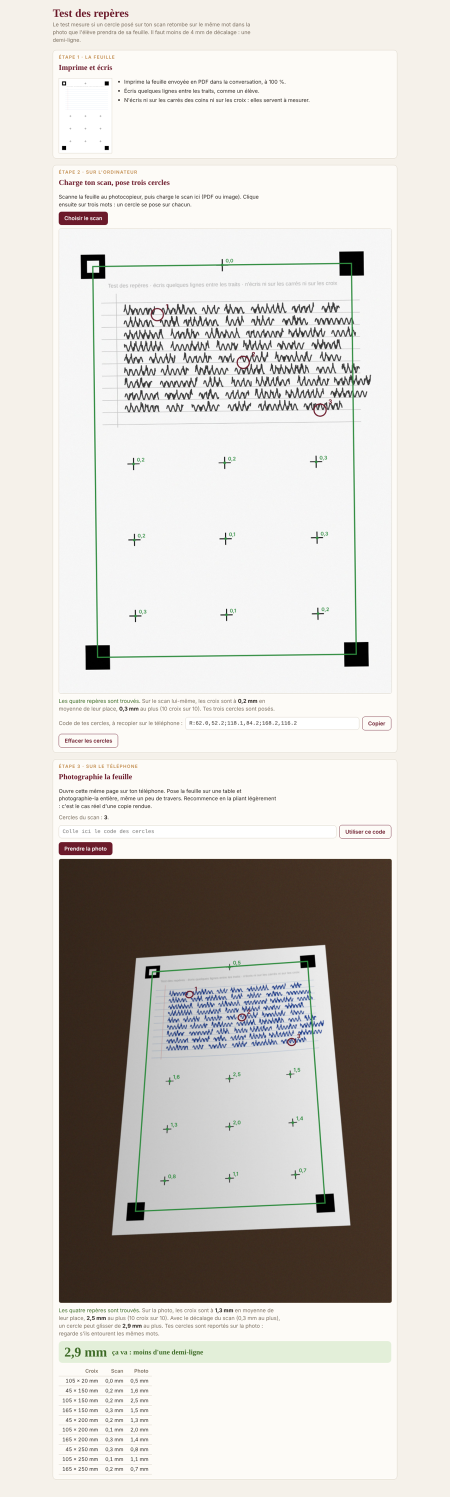
#> input picture MANDATS/REDACTION-UNIVERSELLE/reperes/banc-3-pliee.png, 900 x 2993 px, given in place of feuille.png, which was not available (shown at 1/2 size)
$ python synth.py banc-3-pliee.png
#> lines starting #> are read from the running program, lines starting #| are printed output that depends on the picture; after the words box and inside, x2 and y2 are one past the last pixel; in counts of white or black regions, pixels touching at a corner belong together; pictures that were not available may be replaced by others from this repository, and a replacement may not be noted
# Banc des repères : fabrique, à partir de la feuille imprimée (200 dpi), une feuille écrite, un scan, deux photos de téléphone
# (à plat et pliée), avec la vérité de terrain (millimètres de la page → points de l'image) pour juger la page de test.
import cv2, numpy as np, json, sys, math
from PIL import Image
D = sys.argv[1]
PX = 200 / 25.4                       # points par mm de la feuille rendue
f = cv2.imread(D + '/feuille.png')     # 1656 × 2339
#> f is the input picture: shape (2993, 900, 3); mean B, G, R 205.6, 210.5, 214
H0, W0 = f.shape[:2]
#> H0 = 2993; W0 = 900
rng = np.random.default_rng(7)
# ── une écriture : des boucles cursives bleues sur les lignes 52 à 116 mm ──
papier = f.copy()
for y in range(52, 121, 8):
    x = 40.0
    while x < 185:
        mot = rng.uniform(10, 26); pts = []
        for t in np.linspace(0, 1, int(mot * 6)):
            xx = x + t * mot; yy = y - 2.2 - 2.0 * math.sin(t * mot * 1.9) - (2.5 if rng.random() < 0.08 else 0)
            pts.append((xx * PX, yy * PX))
        cv2.polylines(papier, [np.array(pts, np.int32)], False, (150, 60, 25), 3, cv2.LINE_AA)
        x += mot + rng.uniform(3, 6)
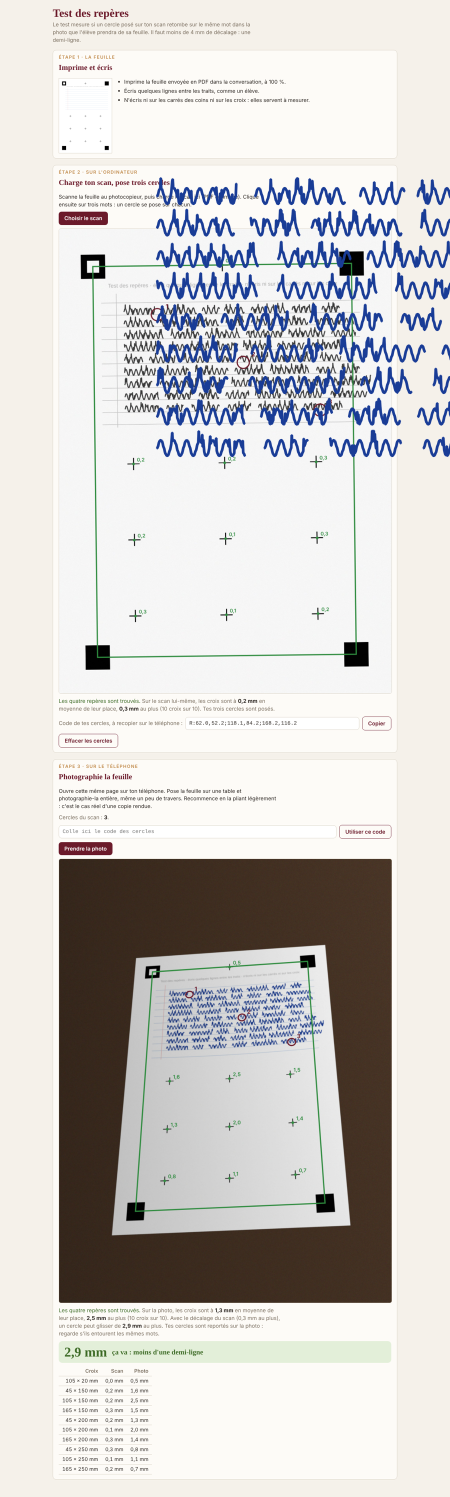
#> papier: shape (2993, 900, 3) (shown at 1/2 size); 3.7% of pixels changed, all inside (x1, y1, x2, y2) = (311, 354, 900, 915)
cv2.imwrite(D + '/papier.png', papier)
verite = {}
# ── le scan : un léger biais et une petite réduction, comme au photocopieur ──
ang, ech = 0.7, 0.985
M = cv2.getRotationMatrix2D((W0 / 2, H0 / 2), ang, ech); M[0, 2] += 18; M[1, 2] += 12
#> after `M = cv2.getRotationMatrix2D((W0 / 2, H0 / 2), ang, ech)`: M = [[0.985, 0.012, -11.23], [-0.012, 0.985, 27.97]]
scan = cv2.warpAffine(papier, M, (W0 + 40, H0 + 30), borderValue=(255, 255, 255))
scan = cv2.cvtColor(cv2.cvtColor(scan, cv2.COLOR_BGR2GRAY), cv2.COLOR_GRAY2BGR)
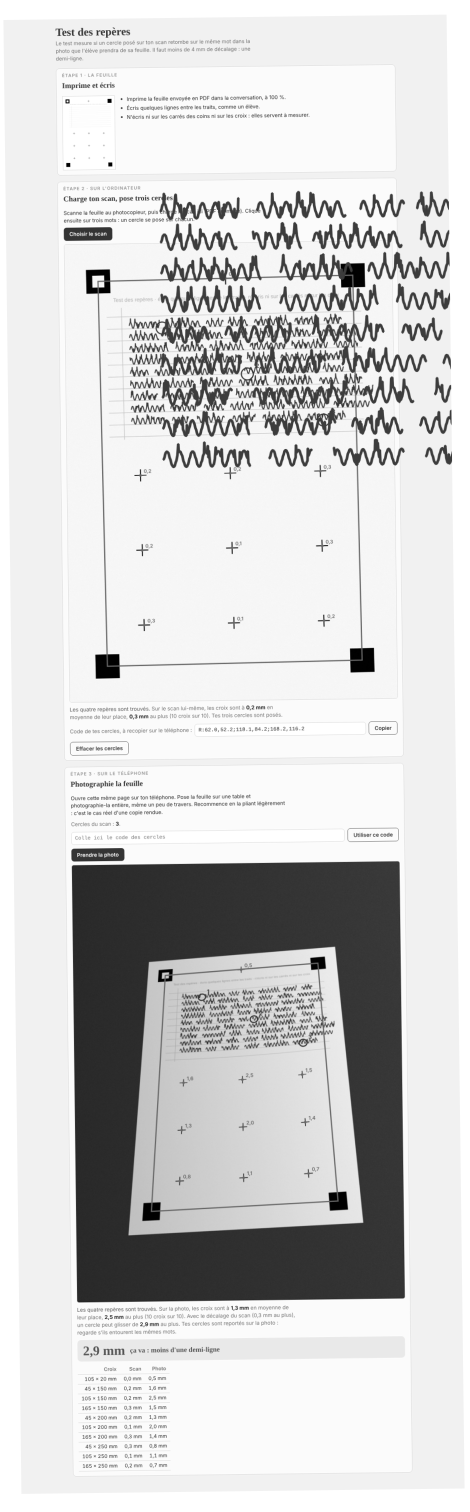
#> scan: shape (3023, 940, 3) (shown at 1/2 size); min 0, max 255, mean 209.7
scan = np.clip(scan.astype(float) * 0.97 + rng.normal(0, 3, scan.shape), 0, 255).astype(np.uint8)
cv2.imwrite(D + '/scan.jpg', scan, [cv2.IMWRITE_JPEG_QUALITY, 85])
Image.open(D + '/scan.jpg').save(D + '/scan.pdf', resolution=200)
A = np.vstack([M, [0, 0, 1]]) @ np.diag([PX, PX, 1])
#> A = [[7.76, 0.0948, 6.77], [-0.0948, 7.76, 39.97], [0, 0, 1]]
verite['scan'] = {'H': A.tolist(), 'w': scan.shape[1], 'h': scan.shape[0]}
# ── la photo : la feuille de travers sur une table sombre, lumière inégale, flou, bruit ──
def photo(src, nom, coins):
#> called with nom = 'photo'
    PW, PH = 3024, 4032
    Hp = cv2.getPerspectiveTransform(np.float32([[0, 0], [W0, 0], [W0, H0], [0, H0]]), np.float32(coins))
#> Hp = [[1.86, -0.106, 700], [-0.15, 0.607, 900], [-2.11e-05, -6.86e-05, 1]]
    fond = np.zeros((PH, PW, 3), np.uint8); fond[:] = (40, 55, 75)
#> after `fond = np.zeros((PH, PW, 3), np.uint8)`: fond: shape (4032, 3024, 3); every value is 0
    fond = np.clip(fond + rng.normal(0, 12, fond.shape), 0, 255).astype(np.uint8)
    feuille = cv2.warpPerspective(src, Hp, (PW, PH))
    masque = cv2.warpPerspective(np.full((H0, W0), 255, np.uint8), Hp, (PW, PH))
    img = np.where(masque[..., None] > 0, feuille, fond)
    yy, xx = np.mgrid[0:PH, 0:PW]; lum = 0.72 + 0.28 * (xx / PW) * (1 - 0.3 * yy / PH)
#> after `yy, xx = np.mgrid[0:PH, 0:PW]`:
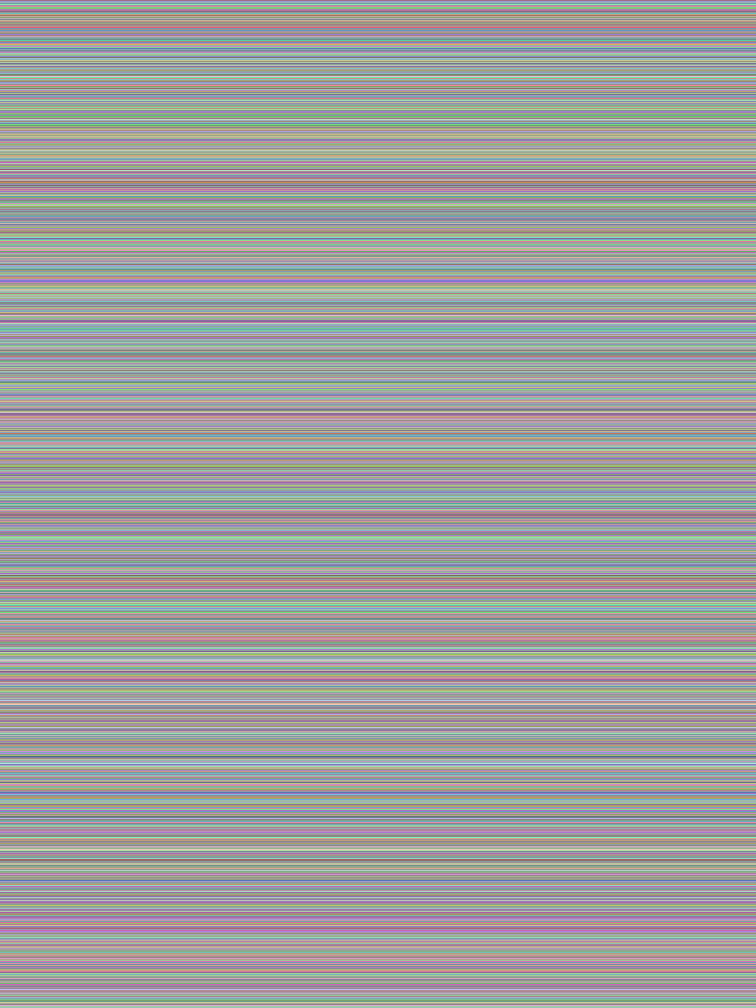
#> yy: shape (4032, 3024) int64 (shown at 1/4 size); 4032 distinct labels, from 0 to 4031; one colour per label, 0 black
    img = np.clip(img * lum[..., None] + rng.normal(0, 4, img.shape), 0, 255).astype(np.uint8)
    img = cv2.GaussianBlur(img, (0, 0), 1.6)
    cv2.imwrite(D + '/' + nom + '.jpg', img, [cv2.IMWRITE_JPEG_QUALITY, 80])
    verite[nom] = {'H': (Hp @ np.diag([PX, PX, 1])).tolist(), 'w': PW, 'h': PH}
coins = [[700, 900], [2420, 780], [2650, 3330], [480, 3420]]
photo(papier, 'photo', coins)
# la même feuille pliée : un bombement de 2,5 mm au plus au milieu, nul aux bords
gy, gx = np.mgrid[0:H0, 0:W0].astype(np.float32)
bosse = (2.5 * PX) * np.sin(np.pi * gx / W0) * np.sin(np.pi * gy / H0)
pliee = cv2.remap(papier, gx, gy - bosse, cv2.INTER_LINEAR, borderValue=(255, 255, 255))
verite['bosse_mm'] = 2.5
photo(pliee, 'photo-pliee', coins)
#> call 2 of photo, with nom = 'photo-pliee'
#> in photo (call 2), `feuille = cv2.warpPerspective(src, Hp, (PW, PH))`:
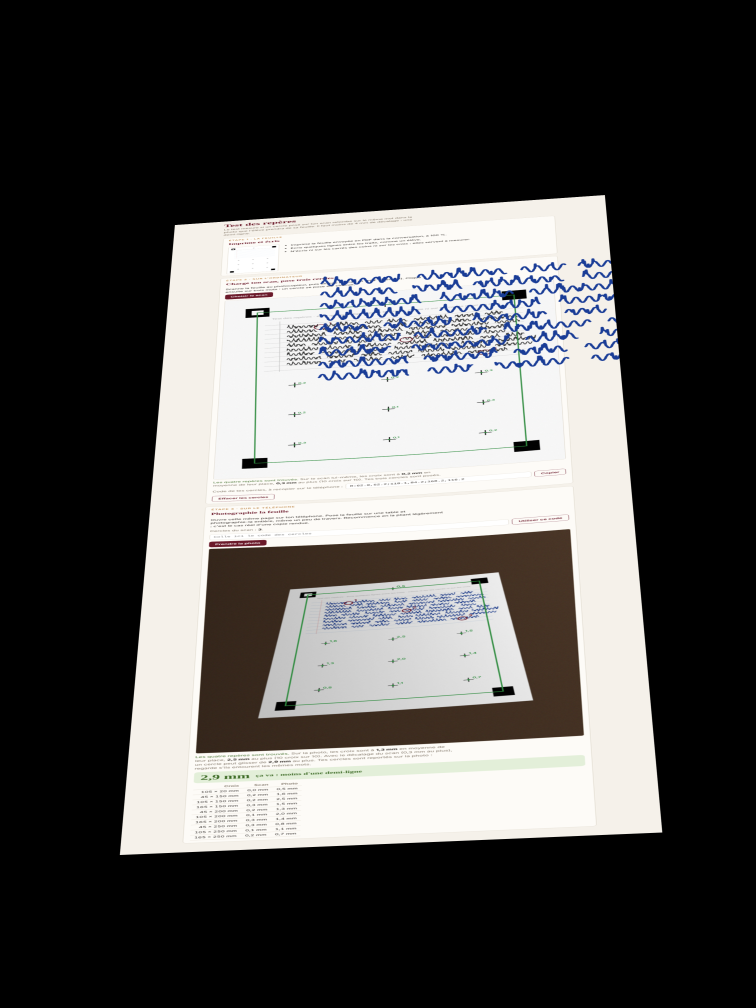
#> feuille: shape (4032, 3024, 3) (shown at 1/4 size); mean B, G, R 80.9, 82.1, 83.2
#> in photo (call 2), `img = np.clip(img * lum[..., None] + rng.normal(0, 4, img.shape), 0, 2..`:
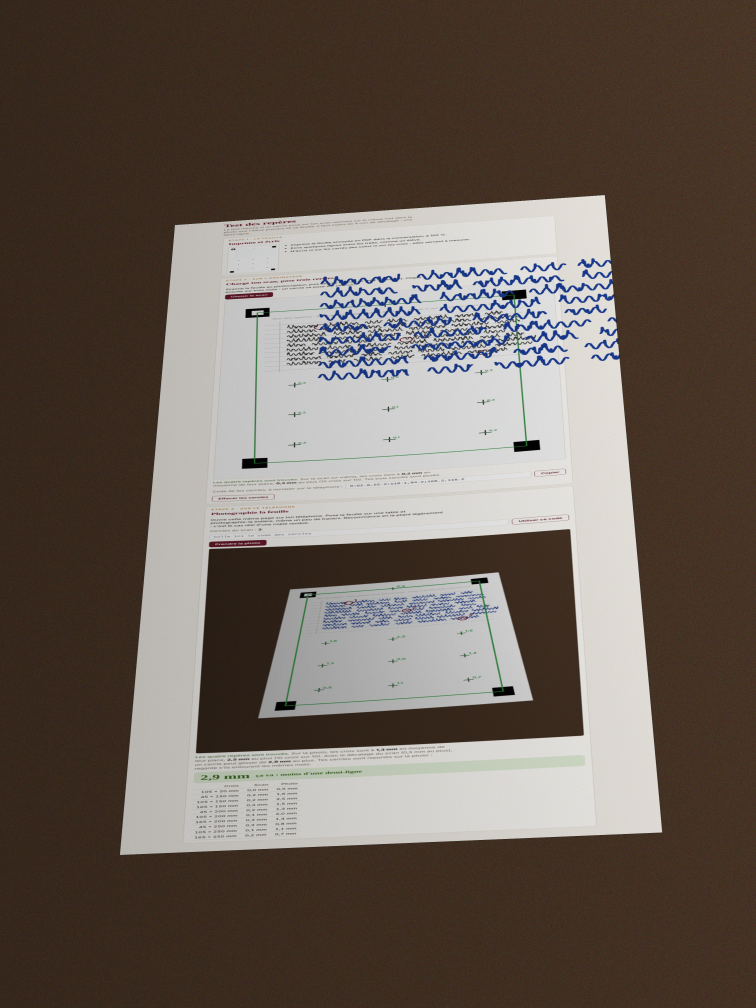
#> img: shape (4032, 3024, 3) (shown at 1/4 size); mean B, G, R 87.3, 95.8, 106.7
# une image vidéo de téléphone (1280 × 720) pour chronométrer la reconnaissance du cadre
p = cv2.imread(D + '/photo.jpg'); v = cv2.resize(cv2.rotate(p, cv2.ROTATE_90_CLOCKWISE), (1280, 720)); cv2.imwrite(D + '/video.jpg', v, [cv2.IMWRITE_JPEG_QUALITY, 80])
#> after `v = cv2.resize(cv2.rotate(p, cv2.ROTATE_90_CLOCKWISE), (1280, 720))`:
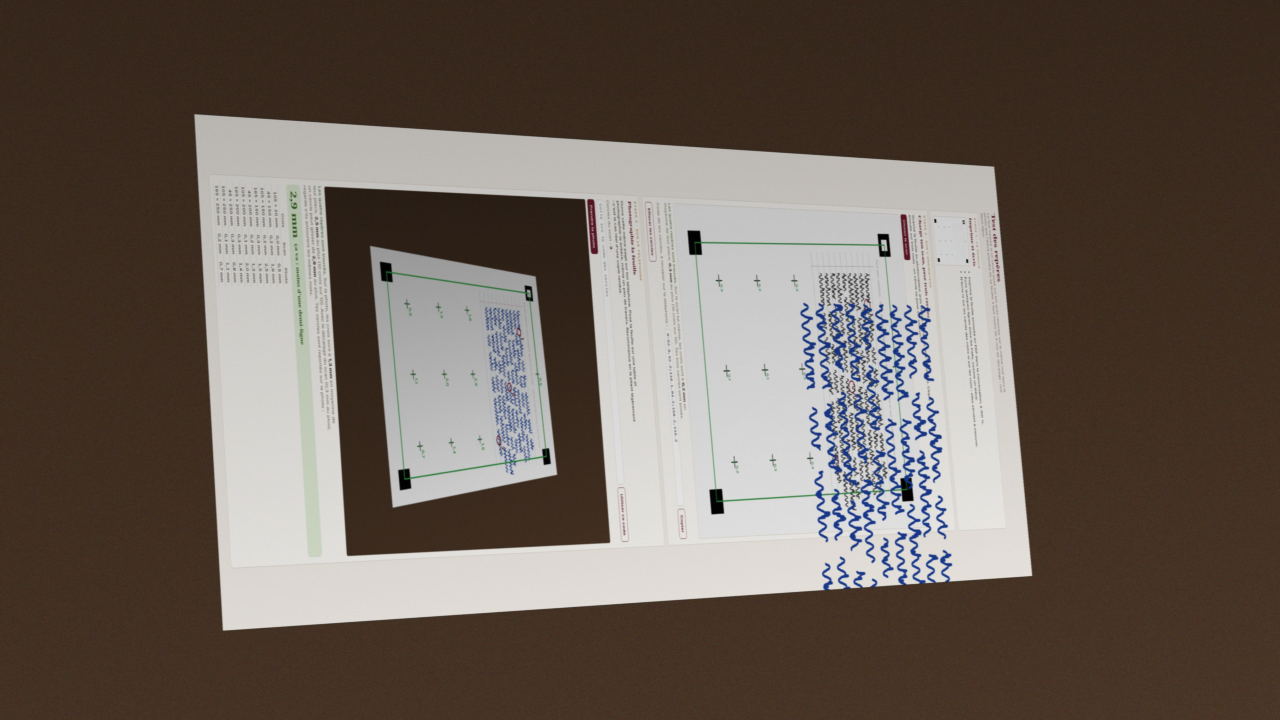
#> v: shape (720, 1280, 3); mean B, G, R 87.1, 95.7, 106.7
json.dump(verite, open(D + '/verite.json', 'w'))
print('ok', {k: (v['w'], v['h']) for k, v in verite.items() if isinstance(v, dict)})
#| ok {'scan': (940, 3023), 'photo': (3024, 4032), 'photo-pliee': (3024, 4032)}
